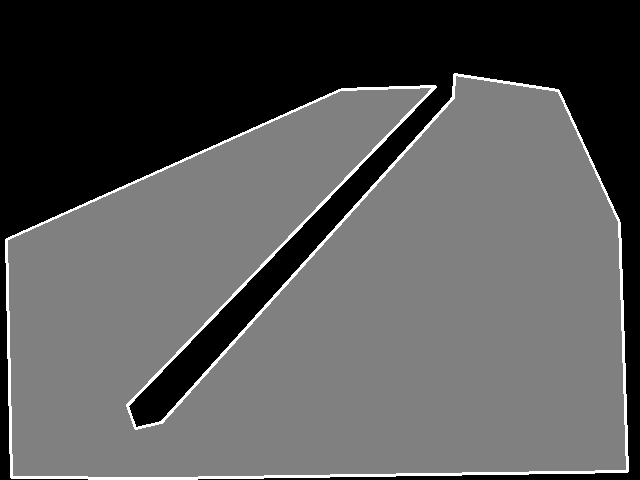
#> input picture organized_dataset/val/segments/frame_00043.png, 640 x 480 px, found by its file name; its folder holds only this picture in this run
$ python fix_seg.py
#> lines starting #> are read from the running program, lines starting #| are printed output that depends on the picture; after the words box and inside, x2 and y2 are one past the last pixel; in counts of white or black regions, pixels touching at a corner belong together
import cv2
import numpy as np
import os
from pathlib import Path

def process_image(image_path, output_path, gray_color=(128, 128, 128), border_color=(64, 64, 64), border_thickness=3):
    """
    Processa uma imagem convertendo áreas brancas para cinza e adicionando contorno.

    Args:
        image_path: caminho da imagem original
        output_path: caminho para salvar a imagem processada
        gray_color: cor cinza para substituir o branco (B, G, R)
        border_color: cor do contorno (B, G, R)
        border_thickness: espessura do contorno em pixels
    """
#> called with output_path = 'imagens_processadas/frame_00043.png', gray_color = (128, 128, 128), border_color = (220, 220, 220), border_thickness = 2
    img = cv2.imread(image_path)
#> img is the input picture: shape (480, 640, 3); min 0, max 255, mean 86.7
    if img is None:
        print(f"Erro: Não foi possível carregar a imagem {image_path}")
        return False

    # Converter para HSV para melhor detecção de cores
    hsv = cv2.cvtColor(img, cv2.COLOR_BGR2HSV)
#> hsv: shape (480, 640, 3); mean H, S, V 0, 0, 86.7

    # Definir range para detectar áreas brancas/claras
    # Ajuste estes valores se necessário
    lower_white = np.array([0, 0, 200])
    upper_white = np.array([180, 30, 255])

    # Criar máscara para áreas brancas
    white_mask = cv2.inRange(hsv, lower_white, upper_white)
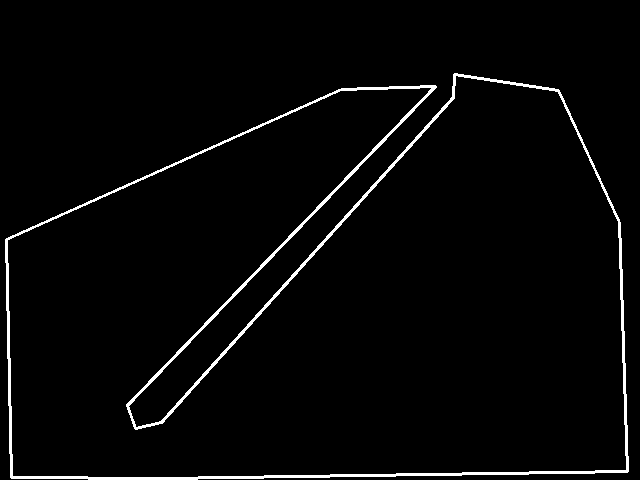
#> white_mask: shape (480, 640); 2.7% white; 1 white region, box (x1, y1, x2, y2) and area: (5, 73, 629, 480) 8214

    # Aplicar a cor cinza nas áreas brancas
    img[white_mask > 0] = gray_color

    # Criar contorno das formas
    # Encontrar contornos na máscara
    contours, _ = cv2.findContours(white_mask, cv2.RETR_EXTERNAL, cv2.CHAIN_APPROX_SIMPLE)
#> contours = 1 contour; box (x1, y1, x2, y2) and area: (5, 73, 629, 480) 198804

    # Desenhar contorno ao redor das formas
    cv2.drawContours(img, contours, -1, border_color, border_thickness)
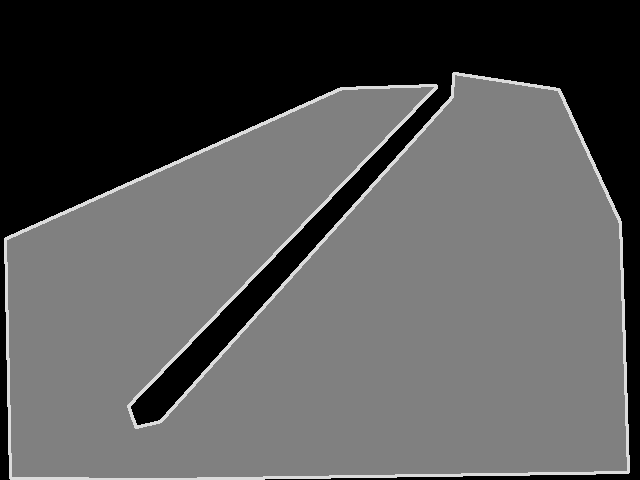
#> img: shape (480, 640, 3); min 0, max 220, mean 87.4

    # Salvar a imagem processada
    cv2.imwrite(output_path, img)
    return True

def process_folder(input_folder, output_folder, gray_color=(128, 128, 128), border_color=(64, 64, 64), border_thickness=3):
    """
    Processa todas as imagens de uma pasta.

    Args:
        input_folder: pasta com as imagens originais
        output_folder: pasta onde salvar as imagens processadas
        gray_color: cor cinza para substituir o branco (B, G, R)
        border_color: cor do contorno (B, G, R)
        border_thickness: espessura do contorno em pixels
    """
    # Criar pasta de saída se não existir
    Path(output_folder).mkdir(parents=True, exist_ok=True)

    # Extensões de imagem suportadas
    supported_extensions = {'.jpg', '.jpeg', '.png', '.bmp', '.tiff', '.tif'}

    processed_count = 0

    # Processar cada arquivo na pasta
    for filename in os.listdir(input_folder):
        file_path = os.path.join(input_folder, filename)

        # Verificar se é um arquivo de imagem
        if os.path.isfile(file_path) and Path(filename).suffix.lower() in supported_extensions:
            output_path = os.path.join(output_folder, filename)

            print(f"Processando: {filename}")

            if process_image(file_path, output_path, gray_color, border_color, border_thickness):
                processed_count += 1
                print(f"✓ Processado com sucesso: {filename}")
            else:
                print(f"✗ Erro ao processar: {filename}")

    print(f"\nProcessamento concluído!")
    print(f"Total de imagens processadas: {processed_count}")

def main():
    """Função principal - configure aqui os caminhos das pastas"""

    input_folder = "/home/djoker/code/conda/TwinLiteNet/TwinLiteNet/organized_dataset/val/segments"     # Pasta com as imagens originais
    output_folder = "imagens_processadas"  # Pasta onde salvar as imagens processadas

    gray_color = (128, 128, 128)    # Cor cinza
    border_color = (220, 220, 220)     # Cor do contorno
    border_thickness = 2            # Espessura do contorno em pixels

    if not os.path.exists(input_folder):
        print(f"Erro: A pasta '{input_folder}' não existe!")
        print("Crie a pasta e coloque as imagens nela, ou altere o caminho no script.")
        return

    print(f"Processando imagens da pasta: {input_folder}")
    print(f"Salvando imagens na pasta: {output_folder}")
    print(f"Cor cinza: {gray_color}")
    print(f"Cor do contorno: {border_color}")
    print(f"Espessura do contorno: {border_thickness}px")
    print("-" * 50)


    process_folder(input_folder, output_folder, gray_color, border_color, border_thickness)

if __name__ == "__main__":
    main()

$ run again, on organized_dataset/val/segments/vlcsnap-2025-05-30-09h15m32s604.png
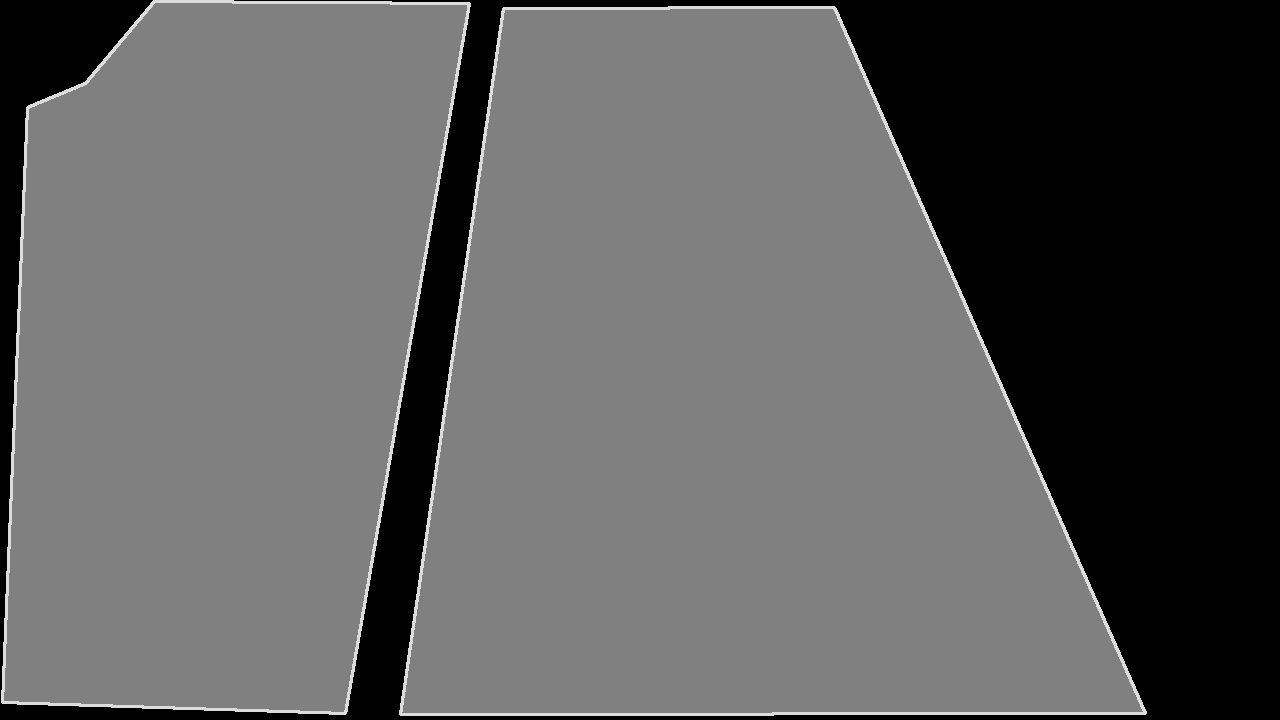
#> input picture organized_dataset/val/segments/vlcsnap-2025-05-30-09h15m32s604.png, 1280 x 720 px, found by its file name
#> in process_image, img is the input picture: shape (720, 1280, 3); min 0, max 220, mean 92.5
#> hsv: shape (720, 1280, 3); mean H, S, V 0, 0, 92.5
#> in process_image, `white_mask = cv2.inRange(hsv, lower_white, upper_white)`:
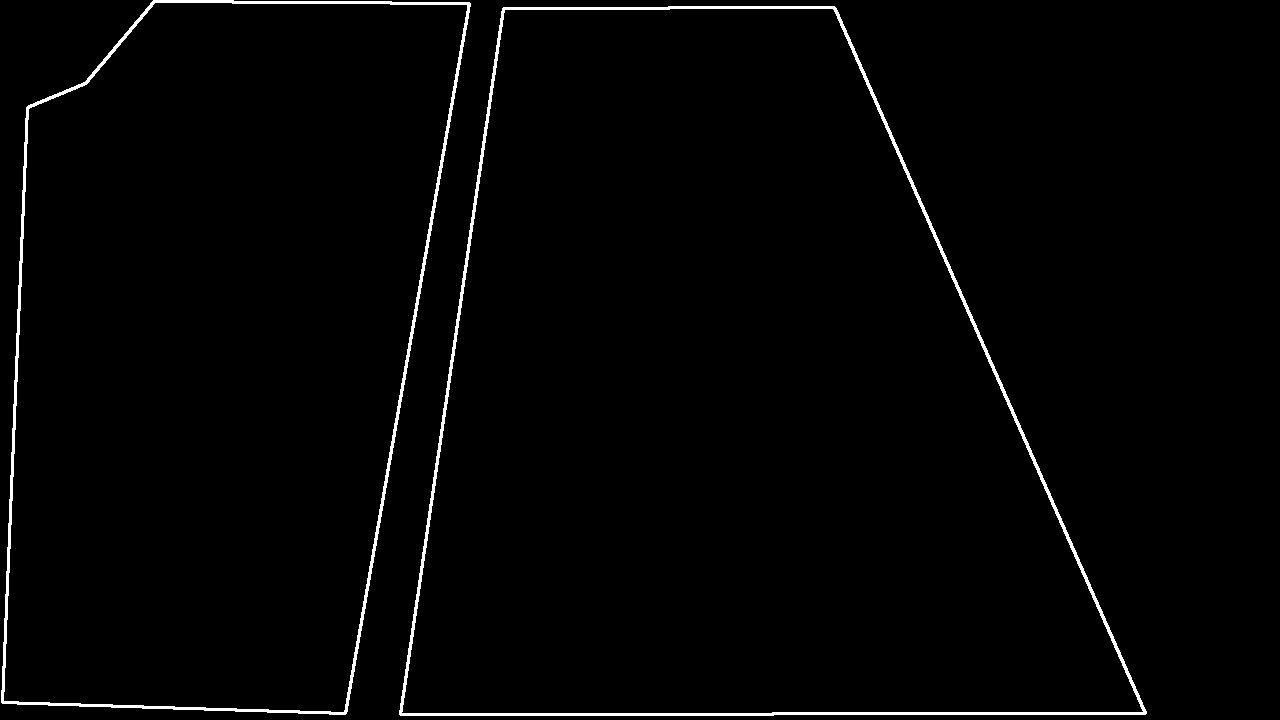
#> white_mask: shape (720, 1280); 1.6% white; 2 white regions, box (x1, y1, x2, y2) and area: (399, 6, 1147, 716) 8291, (1, 0, 471, 715) 6815
#> contours = 2 contours; box (x1, y1, x2, y2) and area: (399, 6, 1147, 716) 382838, (1, 0, 471, 715) 270274
#> in process_image, `cv2.drawContours(img, contours, -1, border_color, border_thickness)`:
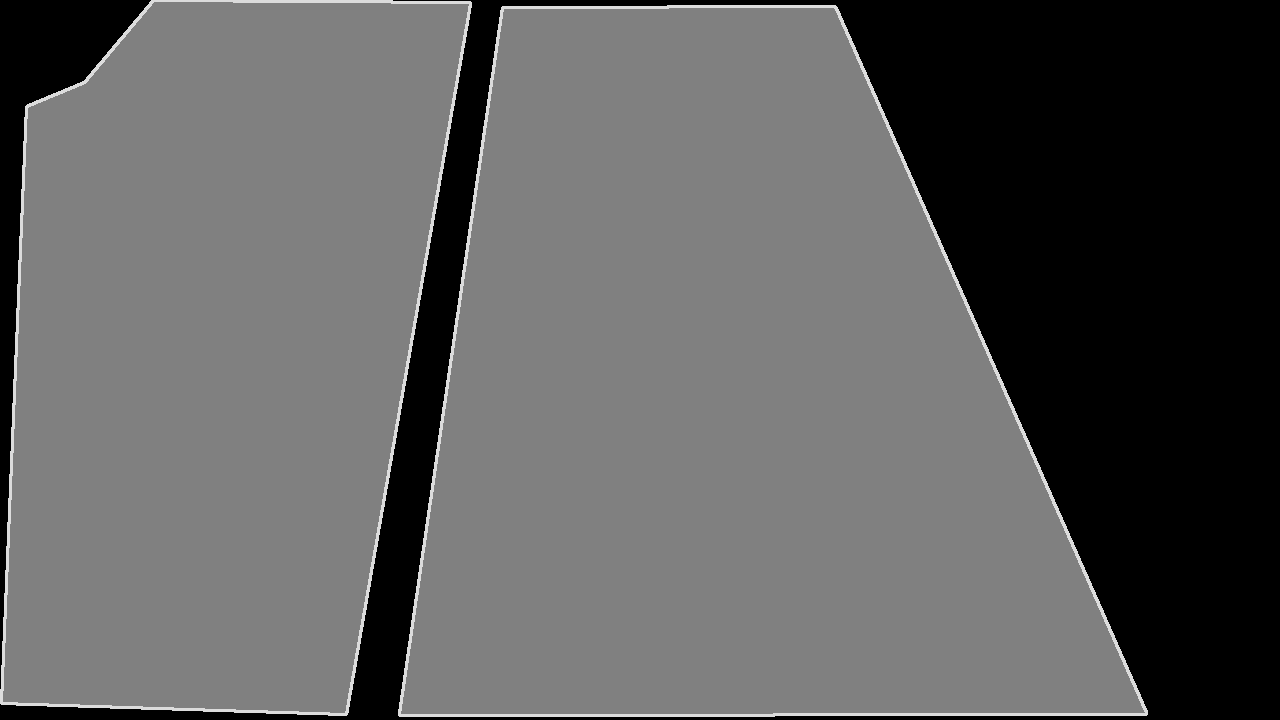
#> img: shape (720, 1280, 3); min 0, max 220, mean 93.3

$ run again, on organized_dataset/val/segments/frame_00056.png
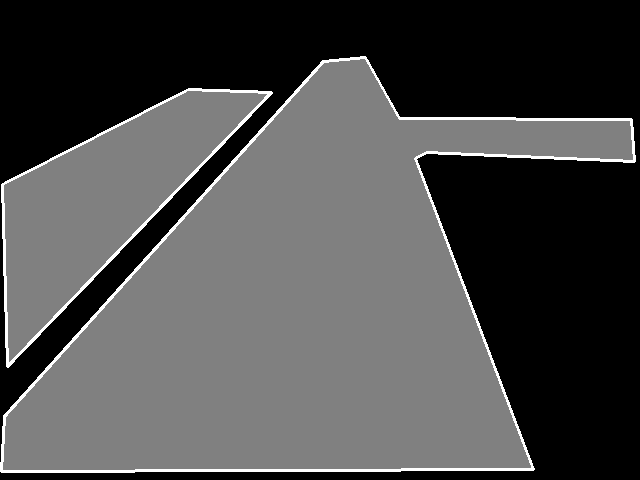
#> input picture organized_dataset/val/segments/frame_00056.png, 640 x 480 px, found by its file name
#> in process_image, img is the input picture: shape (480, 640, 3); min 0, max 255, mean 74.2
#> hsv: shape (480, 640, 3); mean H, S, V 0, 0, 74.2
#> in process_image, `white_mask = cv2.inRange(hsv, lower_white, upper_white)`:
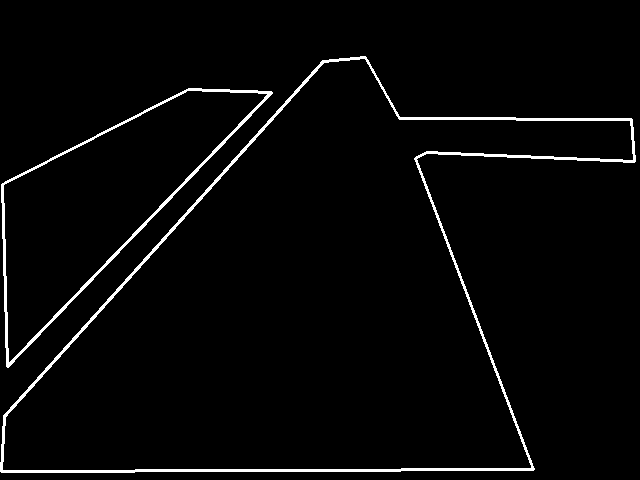
#> white_mask: shape (480, 640); 2.8% white; 2 white regions, box (x1, y1, x2, y2) and area: (0, 56, 636, 473) 5942, (1, 88, 273, 368) 2538
#> contours = 2 contours; box (x1, y1, x2, y2) and area: (0, 56, 636, 473) 138579, (1, 88, 273, 368) 29844
#> in process_image, `cv2.drawContours(img, contours, -1, border_color, border_thickness)`:
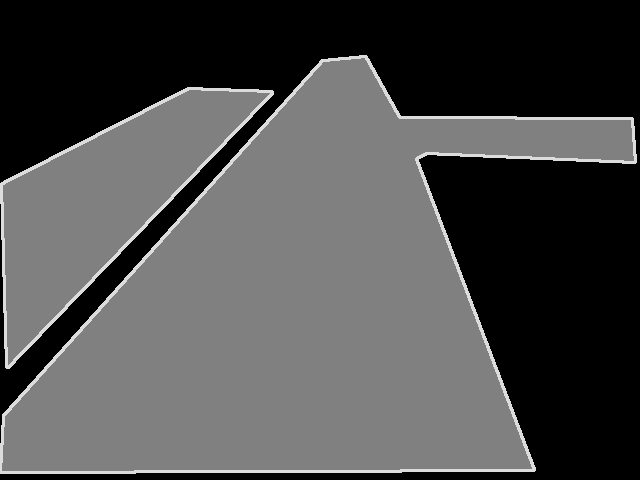
#> img: shape (480, 640, 3); min 0, max 220, mean 75
